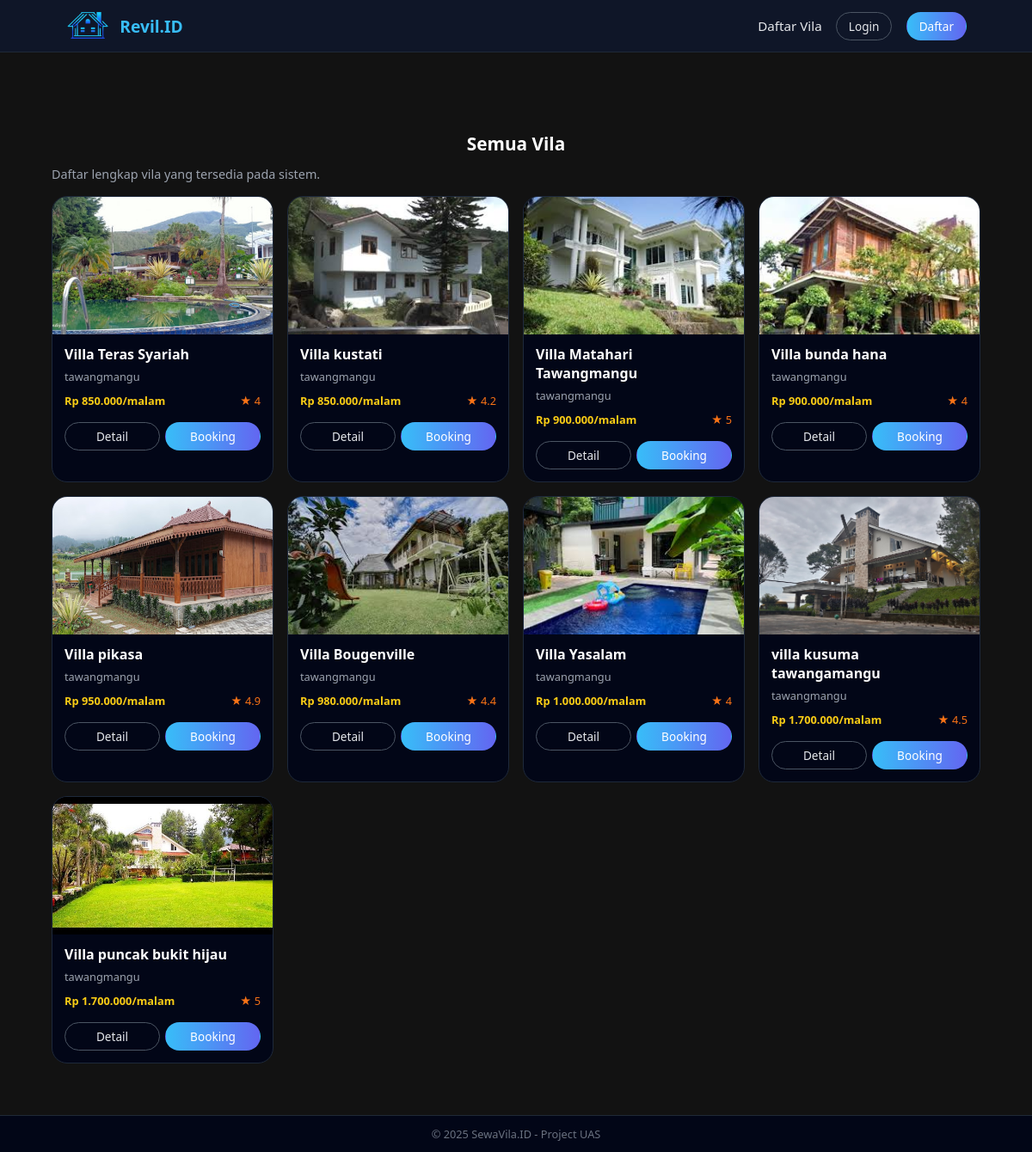
Screenshot of /vila.php with the database file from the repository.
### tables this page shows
CREATE TABLE `vila` (
  `id_vila` int(11) NOT NULL,
  `nama_vila` varchar(100) NOT NULL,
  `lokasi` varchar(100) NOT NULL,
  `harga` int(11) NOT NULL,
  `deskripsi` text DEFAULT NULL,
  `fasilitas` text DEFAULT NULL,
  `rating` float DEFAULT NULL,
  `gambar` varchar(255) DEFAULT NULL,
  `latitude` decimal(20,16) DEFAULT NULL,
  `longitude` decimal(20,16) DEFAULT NULL
);

### vila.php (the view)
<?php include 'header.php'; ?>
<h2 class="section-title">Semua Vila</h2>
<p class="section-sub">Daftar lengkap vila yang tersedia pada sistem.</p>
<div class="card-grid">
<?php
$q = mysqli_query($conn, "SELECT * FROM vila ORDER BY harga ASC");
while ($v = mysqli_fetch_assoc($q)): ?>
    <div class="card">
        <img src="<?= dirname($_SERVER['PHP_SELF']) === '/vila'
        ? '../assets/img/' . $v['gambar']
        : 'assets/img/' . $v['gambar'] ?>"
     class="villa-img">
        <div class="card-body">
            <div class="card-title"><?php echo htmlspecialchars($v['nama_vila']); ?></div>
            <div class="card-location"><?php echo htmlspecialchars($v['lokasi']); ?></div>
            <div class="card-meta">
                <span class="price">Rp <?php echo number_format($v['harga'],0,',','.'); ?>/malam</span>
                <span class="rating">★ <?php echo $v['rating']; ?></span>
            </div>
            <div class="card-actions">
                <a href="detail_vila.php?id=<?php echo $v['id_vila']; ?>" class="btn-outline">Detail</a>
                <a href="booking.php?id=<?php echo $v['id_vila']; ?>" class="btn-primary">Booking</a>
            </div>
        </div>
    </div>
<?php endwhile; ?>
</div>
<?php include 'footer.php'; ?>

### assets/css/style.css (style rules this page uses)
* { box-sizing: border-box; margin: 0; padding: 0; font-family: system-ui, -apple-system, BlinkMacSystemFont, "Segoe UI", sans-serif; }
html, body { height: 100%; margin: 0; }
body { margin: 0; padding: 0; background: #121212; color: white; display: flex; flex-direction: column; padding-top: 0px; }
.btn-primary, .btn-outline { border-radius: 999px; padding: 6px 14px; font-size: 0.85rem; border: 1px solid transparent; }
.btn-primary { background: linear-gradient(90deg,#38bdf8,#6366f1); color: white !important; text-decoration: none; }
.btn-outline { border-color: #4b5563; color: #e5e7eb !important; text-decoration: none; }
.section-title { margin-top: 32px; margin-bottom: 12px; font-size: 1.3rem; font-weight: 600; text-align: center; }
.section-sub { font-size: 0.9rem; color: #9ca3af; margin-bottom: 16px; }
.card-grid { display: grid; grid-template-columns: repeat(auto-fit,minmax(240px,1fr)); gap: 16px; }
.card { background: #020617; border-radius: 18px; overflow: hidden; border: 1px solid #1e293b; display: flex; flex-direction: column; }
.card img { width: 100%; height: 160px; object-fit: cover; }
.card-body { padding: 12px 14px 14px; display: flex; flex-direction: column; gap: 6px; }
.card-title { font-weight: 600; }
.card-location { font-size: 0.8rem; color: #9ca3af; }
.card-meta { display: flex; justify-content: space-between; font-size: 0.8rem; margin-top: 4px; }
.price { color: #facc15; font-weight: 600; }
.rating { color: #f97316; }
.card-actions { margin-top: 10px; display: flex; justify-content: space-between; gap: 6px; }
.card-actions a { flex: 1; text-align: center; text-decoration: none; }

### rows the page displays
vila: gambar (picture), nama_vila "Villa Teras Syariah", lokasi "tawangmangu", harga "850.000", rating "4"
vila: gambar (picture), nama_vila "Villa kustati", lokasi "tawangmangu", harga "850.000", rating "4.2"
vila: gambar (picture), nama_vila "Villa Matahari Tawangmangu", lokasi "tawangmangu", harga "900.000", rating "5"
vila: gambar (picture), nama_vila "Villa bunda hana", lokasi "tawangmangu", harga "900.000", rating "4"
vila: gambar (picture), nama_vila "Villa pikasa", lokasi "tawangmangu", harga "950.000", rating "4.9"
vila: gambar (picture), nama_vila "Villa Bougenville", lokasi "tawangmangu", harga "980.000", rating "4.4"
vila: gambar (picture), nama_vila "Villa Yasalam", lokasi "tawangmangu", harga "1.000.000", rating "4"
vila: gambar (picture), nama_vila "villa kusuma tawangamangu", lokasi "tawangmangu", harga "1.700.000", rating "4.5"
vila: gambar (picture), nama_vila "Villa puncak bukit hijau", lokasi "tawangmangu", harga "1.700.000", rating "5"
